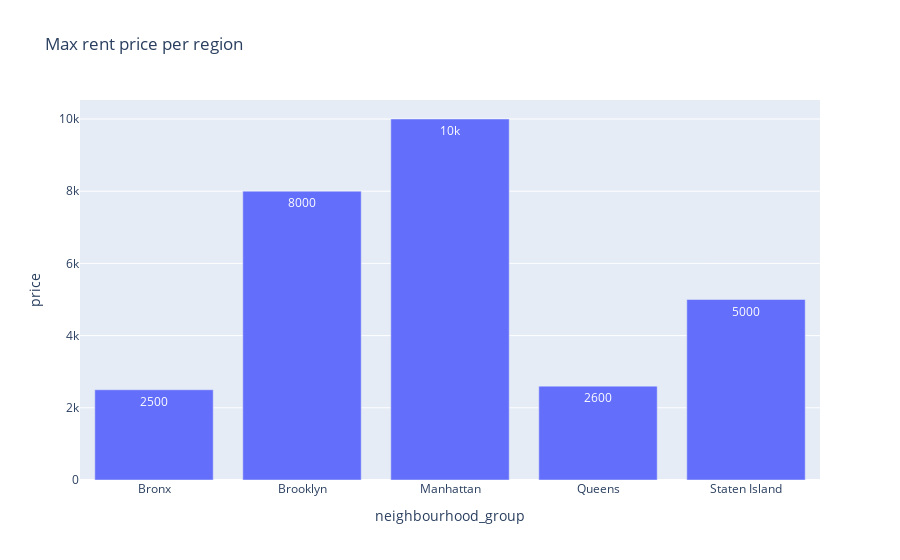

Notebook code cell kept with this figure:
### Code cell
available_true = df1[df1['availability_365'] > 0]
data_plot = available_true[['neighbourhood_group', 'price']].groupby('neighbourhood_group').max().reset_index()

px.bar(data_plot, x='neighbourhood_group', y='price', title= 'Max rent price per region', text_auto=True)

### Figure 1 — Plotly figure (JSON) as saved in the notebook; plotly's stock layout.template omitted (floating-point values rounded to 4 significant figures)
{"data": [{"alignmentgroup": "True", "hovertemplate": "neighbourhood_group=%{x}<br>price=%{y}<extra></extra>", "legendgroup": "", "marker": {"color": "#636efa", "pattern": {"shape": ""}}, "name": "", "offsetgroup": "", "orientation": "v", "showlegend": false, "textposition": "auto", "texttemplate": "%{y}", "type": "bar", "x": ["Bronx", "Brooklyn", "Manhattan", "Queens", "Staten Island"], "xaxis": "x", "y": [2500, 8000, 10000, 2600, 5000], "yaxis": "y"}], "layout": {"barmode": "relative", "legend": {"tracegroupgap": 0}, "title": {"text": "Max rent price per region"}, "xaxis": {"anchor": "y", "domain": [0, 1], "title": {"text": "neighbourhood_group"}}, "yaxis": {"anchor": "x", "domain": [0, 1], "title": {"text": "price"}}}}
